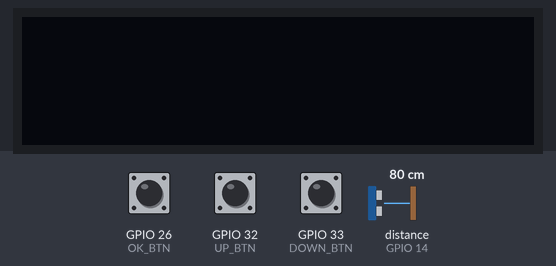
A sketch run on a simulated ESP32. Shown: 128×32 one-colour display. Wiring (inferred from the names in the program): ultrasonic range finder: trigger GPIO 27; echo GPIO 14. The inputs (shaded band) are chosen by the test bench; at power-on: distance to the obstacle (sensor on GPIO 14) 80 cm, GPIO 26 (OK_BTN) HIGH, GPIO 32 (UP_BTN) HIGH, GPIO 33 (DOWN_BTN) HIGH. The echo pulse lasts 58.3 µs per cm; WiFi joins after 1.5 s; servers stay silent unless stated; what the sketch prints to the serial monitor is not drawn.

Above: at 2.7 s.
2.8 s: distance to the obstacle (sensor on GPIO 14) set to 28 cm
4.3 s: distance to the obstacle (sensor on GPIO 14) set to 23 cm
At 5.6 s:
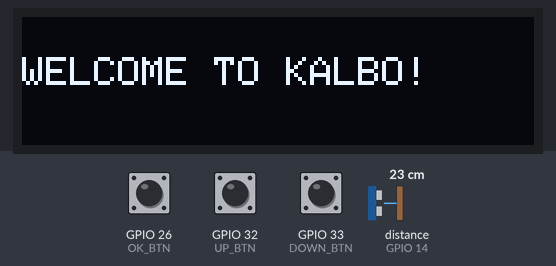
At 8.3 s:
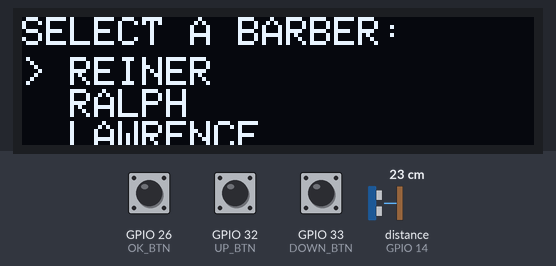
Timing chart, 0 to 9.8 s (numbered marks = the images above; inputs shaded):
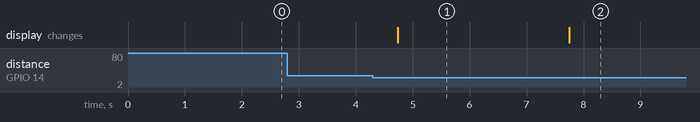

The sketch:

BarberShopWalkIn_IoT.ino
```cpp
#include <WiFi.h>
#include <HTTPClient.h>
#include <Wire.h>
#include <Adafruit_GFX.h>
#include <Adafruit_SSD1306.h>
#include <SPI.h>
#include <MFRC522.h>

// ================= OLED Setup =================
#define SCREEN_WIDTH 128
#define SCREEN_HEIGHT 32
#define OLED_RESET    -1
Adafruit_SSD1306 display(SCREEN_WIDTH, SCREEN_HEIGHT, &Wire, OLED_RESET);

// ================= Button Pins =================
#define UP_BTN     32
#define DOWN_BTN   33
#define CANCEL_BTN 25
#define OK_BTN     26

// ================= RFID Setup =================
#define SS_PIN     5
#define RST_PIN    4
MFRC522 rfid(SS_PIN, RST_PIN);

// ================= Ultrasonic Sensor =================
#define TRIG_PIN   27
#define ECHO_PIN   14

// ================= WiFi Credentials =================
const char* ssid = "MERCUSYS_7846";
const char* password = "52262944";

// ================= Server Endpoint =================
const char* serverURL = "http://192.168.1.102/barbershop/hackathon/walkin_queue.php";

// ================= Barber List =================
String barbers[] = {"REINER", "RALPH", "LAWRENCE"};
int barber_id;
int selectedBarber = 0;
bool confirmed = false;

// ================= Helper: Show message on OLED =================
void showMessage(String msg, int wait = 2000) {
  display.clearDisplay();
  display.setTextSize(1);
  display.setTextColor(SSD1306_WHITE);
  display.setCursor(0, 10);
  display.println(msg);
  display.display();
  delay(wait);
}

// ================= Setup Functions =================
void setupOLED() {
  if (!display.begin(SSD1306_SWITCHCAPVCC, 0x3C)) {
    Serial.println("OLED init failed!");
    while (true);
  }
  display.clearDisplay();
  display.display();
}

void setupButtons() {
  pinMode(UP_BTN, INPUT_PULLUP);
  pinMode(DOWN_BTN, INPUT_PULLUP);
  pinMode(CANCEL_BTN, INPUT_PULLUP);
  pinMode(OK_BTN, INPUT_PULLUP);
}

void setupRFID() {
  SPI.begin();
  rfid.PCD_Init();
}

void setupUltrasonic() {
  pinMode(TRIG_PIN, OUTPUT);
  pinMode(ECHO_PIN, INPUT);
}

void setupWiFi() {
  Serial.print("Connecting to WiFi");
  WiFi.begin(ssid, password);
  unsigned long startAttemptTime = millis();
  while (WiFi.status() != WL_CONNECTED && millis() - startAttemptTime < 15000) {
    delay(500);
    Serial.print(".");
  }
  if (WiFi.status() == WL_CONNECTED) {
    Serial.println("\nWiFi Connected!");
  } else {
    Serial.println("\nWiFi Failed. Running offline mode...");
  }
}

// ================= Ultrasonic =================
float getDistanceCM() {
  digitalWrite(TRIG_PIN, LOW);
  delayMicroseconds(2);
  digitalWrite(TRIG_PIN, HIGH);
  delayMicroseconds(10);
  digitalWrite(TRIG_PIN, LOW);
  long duration = pulseIn(ECHO_PIN, HIGH, 30000);  // 30ms timeout
  if (duration == 0) return 999;
  return duration * 0.034 / 2;
}

// ================= Barber Helper =================
int getBarberID(String barber) {
  if (barber == "REINER")   return 2;
  if (barber == "RALPH")    return 3;
  if (barber == "LAWRENCE") return 1;
  return 0;
}

// ================= UI Screens =================
void welcomeScreen() {
  showMessage("WELCOME TO KALBO!", 3000);
}

void selectBarber() {
  while (true) {
    display.clearDisplay();
    display.setTextSize(1);
    display.setCursor(0, 0);
    display.println("SELECT A BARBER:");

    for (int i = 0; i < 3; i++) {
      display.setCursor(0, 10 + i * 8);
      display.print(i == selectedBarber ? "> " : "  ");
      display.println(barbers[i]);
    }
    display.display();

    if (digitalRead(UP_BTN) == LOW) {
      selectedBarber = (selectedBarber - 1 + 3) % 3;
      delay(200);
    }
    if (digitalRead(DOWN_BTN) == LOW) {
      selectedBarber = (selectedBarber + 1) % 3;
      delay(200);
    }
    if (digitalRead(OK_BTN) == LOW) {
      barber_id = getBarberID(barbers[selectedBarber]);
      delay(200);
      break;
    }
  }
}

void confirmSelection() {
  int choice = 0;
  while (true) {
    display.clearDisplay();
    display.setCursor(0, 0);
    display.println("ARE YOU SURE?");
    display.setCursor(0, 10);
    display.println(choice == 0 ? "> YES" : "  YES");
    display.setCursor(0, 20);
    display.println(choice == 1 ? "> NO" : "  NO");
    display.display();

    if (digitalRead(UP_BTN) == LOW || digitalRead(DOWN_BTN) == LOW) {
      choice = 1 - choice;
      delay(200);
    }
    if (digitalRead(OK_BTN) == LOW) {
      confirmed = (choice == 0);
      delay(200);
      break;
    }
    if (digitalRead(CANCEL_BTN) == LOW) {
      confirmed = false;
      delay(200);
      break;
    }
  }
}

// ================= Server Communication =================
void sendToServer(String type, String value) {
  if (WiFi.status() == WL_CONNECTED) {
    HTTPClient http;
    http.begin(serverURL);
    http.addHeader("Content-Type", "application/json");

    String payload = "{\"type\":\"" + type + "\",\"value\":\"" + value + "\"}";
    int httpResponseCode = http.POST(payload);

    if (httpResponseCode > 0) {
      String response = http.getString();
      showMessage(response, 5000);
    } else {
      Serial.println("Error sending to server");
    }
    http.end();
  } else {
    Serial.println("WiFi not connected - data not sent");
  }
}

// ================= Main Setup =================
void setup() {
  Serial.begin(115200);
  setupOLED();
  setupButtons();
  setupRFID();
  setupUltrasonic();
  setupWiFi();
}

// ================= Main Loop =================
void loop() {
  float distance = getDistanceCM();
  if (distance <= 25.0) {
    display.ssd1306_command(SSD1306_DISPLAYON);  // Turn on OLED

    // RFID Flow
    if (rfid.PICC_IsNewCardPresent() && rfid.PICC_ReadCardSerial()) {
      String uid = "";
      for (byte i = 0; i < rfid.uid.size; i++) {
        uid += String(rfid.uid.uidByte[i], HEX);
      }
      sendToServer("RFID", uid);
      rfid.PICC_HaltA();
      rfid.PCD_StopCrypto1();
      delay(3000);
      return;
    }

    // Walk-in Flow
    welcomeScreen();
    selectBarber();
    confirmSelection();
    if (confirmed) {
      sendToServer("WALKIN", barbers[selectedBarber]);
      confirmed = false;
    }

  } else {
    display.clearDisplay();
    display.display();
    display.ssd1306_command(SSD1306_DISPLAYOFF);  // Power saving
  }

  delay(500);
}
```

Measured:
- the behaviour switches between 26 and 25 cm on distance to the obstacle (sensor on GPIO 14) (found by bisection; images 0 and 1)
- after the input at 2.8 s, every drawn part: stays the same
- after the input at 4.3 s, the display: changes after 0.43 s (image 1)
- what the display in image 1 shows lasts 3.0 s, from 4.7 s to 7.7 s
